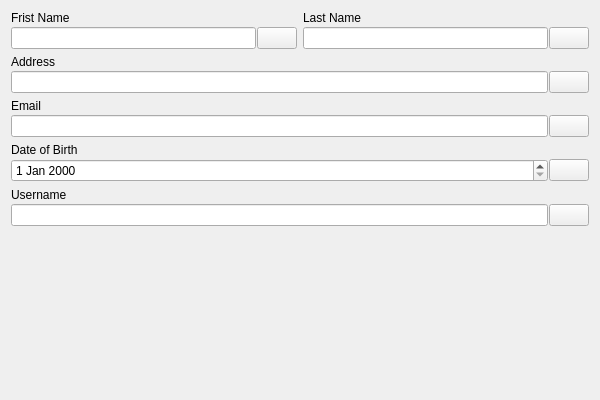
<?xml version="1.0" encoding="UTF-8"?>
<ui version="4.0">
 <class>EditIdentityItemClass</class>
 <widget class="QWidget" name="EditIdentityItemClass">
  <property name="geometry">
   <rect>
    <x>0</x>
    <y>0</y>
    <width>600</width>
    <height>400</height>
   </rect>
  </property>
  <property name="windowTitle">
   <string>EditIdentityItem</string>
  </property>
  <layout class="QVBoxLayout" name="verticalLayout">
   <item>
    <layout class="QHBoxLayout" name="horizontalLayout">
     <item>
      <layout class="QVBoxLayout" name="verticalLayout_2">
       <property name="spacing">
        <number>2</number>
       </property>
       <item>
        <widget class="QLabel" name="label">
         <property name="text">
          <string>Frist Name</string>
         </property>
        </widget>
       </item>
       <item>
        <layout class="QHBoxLayout" name="horizontalLayout_2">
         <property name="spacing">
          <number>1</number>
         </property>
         <item>
          <widget class="QLineEdit" name="firstNameInput"/>
         </item>
         <item>
          <widget class="CopyButton" name="firstNameCopy">
           <property name="text">
            <string/>
           </property>
           <property name="icon">
            <iconset resource="../../../resource.qrc">
             <normaloff>:/icons/icons/edit.svg</normaloff>:/icons/icons/edit.svg</iconset>
           </property>
          </widget>
         </item>
        </layout>
       </item>
      </layout>
     </item>
     <item>
      <layout class="QVBoxLayout" name="verticalLayout_3">
       <property name="spacing">
        <number>2</number>
       </property>
       <item>
        <widget class="QLabel" name="label_2">
         <property name="text">
          <string>Last Name</string>
         </property>
        </widget>
       </item>
       <item>
        <layout class="QHBoxLayout" name="horizontalLayout_3">
         <property name="spacing">
          <number>1</number>
         </property>
         <item>
          <widget class="QLineEdit" name="lastNameInput"/>
         </item>
         <item>
          <widget class="CopyButton" name="lastNameCopy">
           <property name="text">
            <string/>
           </property>
           <property name="icon">
            <iconset resource="../../../resource.qrc">
             <normaloff>:/icons/icons/edit.svg</normaloff>:/icons/icons/edit.svg</iconset>
           </property>
          </widget>
         </item>
        </layout>
       </item>
      </layout>
     </item>
    </layout>
   </item>
   <item>
    <layout class="QVBoxLayout" name="verticalLayout_4">
     <property name="spacing">
      <number>2</number>
     </property>
     <item>
      <widget class="QLabel" name="label_3">
       <property name="text">
        <string>Address</string>
       </property>
      </widget>
     </item>
     <item>
      <layout class="QHBoxLayout" name="horizontalLayout_4">
       <property name="spacing">
        <number>1</number>
       </property>
       <item>
        <widget class="QLineEdit" name="addressInput"/>
       </item>
       <item>
        <widget class="CopyButton" name="addressCopy">
         <property name="text">
          <string/>
         </property>
         <property name="icon">
          <iconset resource="../../../resource.qrc">
           <normaloff>:/icons/icons/edit.svg</normaloff>:/icons/icons/edit.svg</iconset>
         </property>
        </widget>
       </item>
      </layout>
     </item>
    </layout>
   </item>
   <item>
    <layout class="QVBoxLayout" name="verticalLayout_5">
     <property name="spacing">
      <number>2</number>
     </property>
     <item>
      <widget class="QLabel" name="label_4">
       <property name="text">
        <string>Email</string>
       </property>
      </widget>
     </item>
     <item>
      <layout class="QHBoxLayout" name="horizontalLayout_5">
       <property name="spacing">
        <number>1</number>
       </property>
       <item>
        <widget class="QLineEdit" name="emailInput"/>
       </item>
       <item>
        <widget class="CopyButton" name="emailCopy">
         <property name="text">
          <string/>
         </property>
         <property name="icon">
          <iconset resource="../../../resource.qrc">
           <normaloff>:/icons/icons/edit.svg</normaloff>:/icons/icons/edit.svg</iconset>
         </property>
        </widget>
       </item>
      </layout>
     </item>
    </layout>
   </item>
   <item>
    <layout class="QVBoxLayout" name="verticalLayout_6">
     <property name="spacing">
      <number>2</number>
     </property>
     <item>
      <widget class="QLabel" name="label_6">
       <property name="text">
        <string>Date of Birth</string>
       </property>
      </widget>
     </item>
     <item>
      <layout class="QHBoxLayout" name="horizontalLayout_7">
       <property name="spacing">
        <number>1</number>
       </property>
       <item>
        <widget class="QDateEdit" name="bodInput">
         <property name="sizePolicy">
          <sizepolicy hsizetype="Expanding" vsizetype="Fixed">
           <horstretch>0</horstretch>
           <verstretch>0</verstretch>
          </sizepolicy>
         </property>
        </widget>
       </item>
       <item>
        <widget class="CopyButton" name="daoCopy">
         <property name="text">
          <string/>
         </property>
         <property name="icon">
          <iconset resource="../../../resource.qrc">
           <normaloff>:/icons/icons/edit.svg</normaloff>:/icons/icons/edit.svg</iconset>
         </property>
        </widget>
       </item>
      </layout>
     </item>
    </layout>
   </item>
   <item>
    <layout class="QVBoxLayout" name="verticalLayout_7">
     <property name="spacing">
      <number>2</number>
     </property>
     <item>
      <widget class="QLabel" name="label_5">
       <property name="text">
        <string>Username</string>
       </property>
      </widget>
     </item>
     <item>
      <layout class="QHBoxLayout" name="horizontalLayout_6">
       <property name="spacing">
        <number>1</number>
       </property>
       <item>
        <widget class="QLineEdit" name="usernameInput"/>
       </item>
       <item>
        <widget class="CopyButton" name="usernameCopy">
         <property name="text">
          <string/>
         </property>
         <property name="icon">
          <iconset resource="../../../resource.qrc">
           <normaloff>:/icons/icons/edit.svg</normaloff>:/icons/icons/edit.svg</iconset>
         </property>
        </widget>
       </item>
      </layout>
     </item>
    </layout>
   </item>
   <item>
    <spacer name="verticalSpacer">
     <property name="orientation">
      <enum>Qt::Orientation::Vertical</enum>
     </property>
     <property name="sizeHint" stdset="0">
      <size>
       <width>20</width>
       <height>40</height>
      </size>
     </property>
    </spacer>
   </item>
  </layout>
 </widget>
 <layoutdefault spacing="6" margin="11"/>
 <customwidgets>
  <customwidget>
   <class>CopyButton</class>
   <extends>QPushButton</extends>
   <header>../Components/CopyButton.h</header>
  </customwidget>
 </customwidgets>
 <resources>
  <include location="../../../resource.qrc"/>
 </resources>
 <connections/>
</ui>
